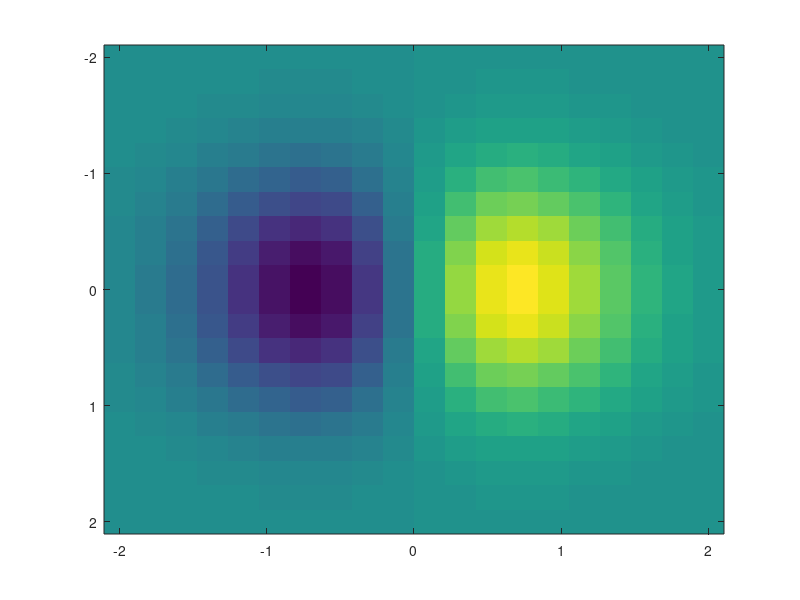

The MATLAB source for this figure: (Note: this script raises an error after producing the figure.)
% Run even_stream() for an example vector field and a range of input
% parameter options

%% Intialize example vector field
% see documentation for gradient()

vv = linspace(-2, 2, 20);
hh = vv(2)-vv(1);
[xx, yy] = meshgrid(vv);
zz = xx .* exp(-xx.^2 - yy.^2);
[dzdx, dzdy] = gradient(zz, hh, hh);



%% Plot evenly-spaced streamlines

d_sep = 0.05*range(vv);
d_test = 0.5*d_sep;
step_size = 0.1*d_sep;

figure
imagesc([xx(1), xx(end)], [yy(1), yy(end)], zz);
hold on
even_stream(xx, yy, dzdx, dzdy, d_sep, d_test, step_size);